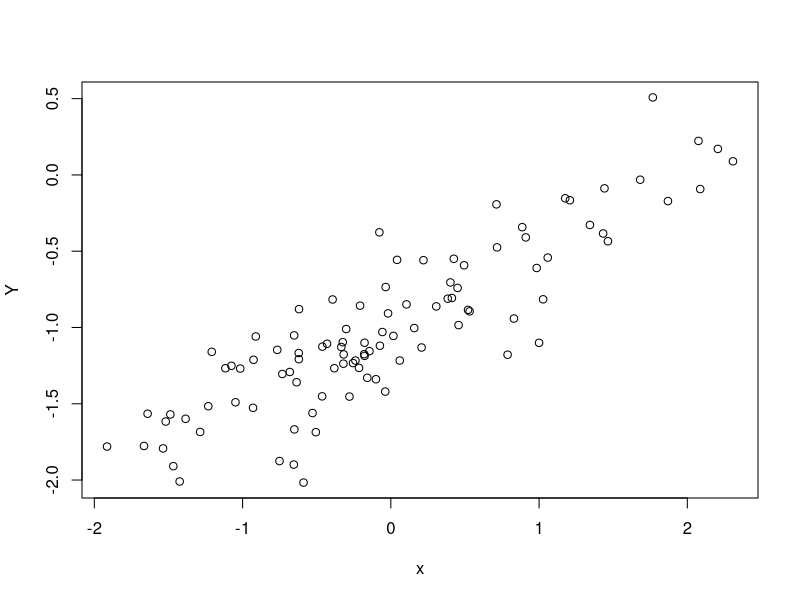
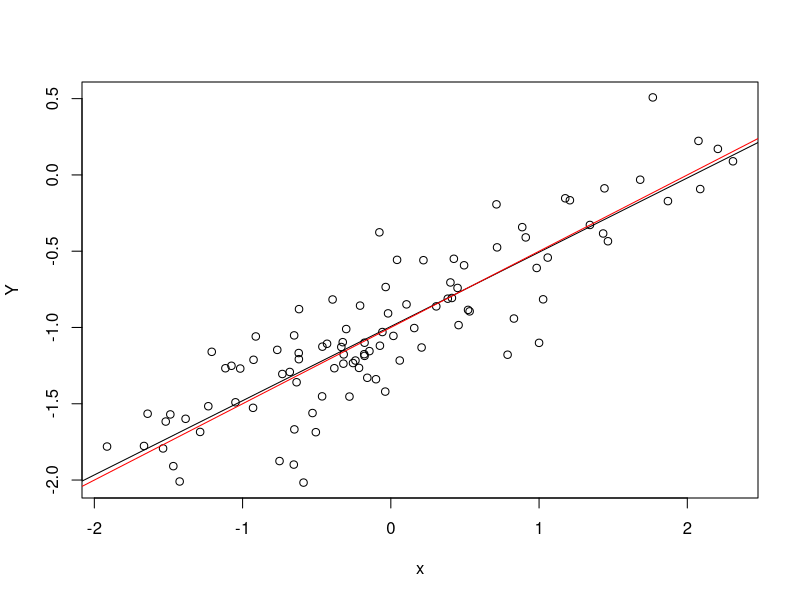
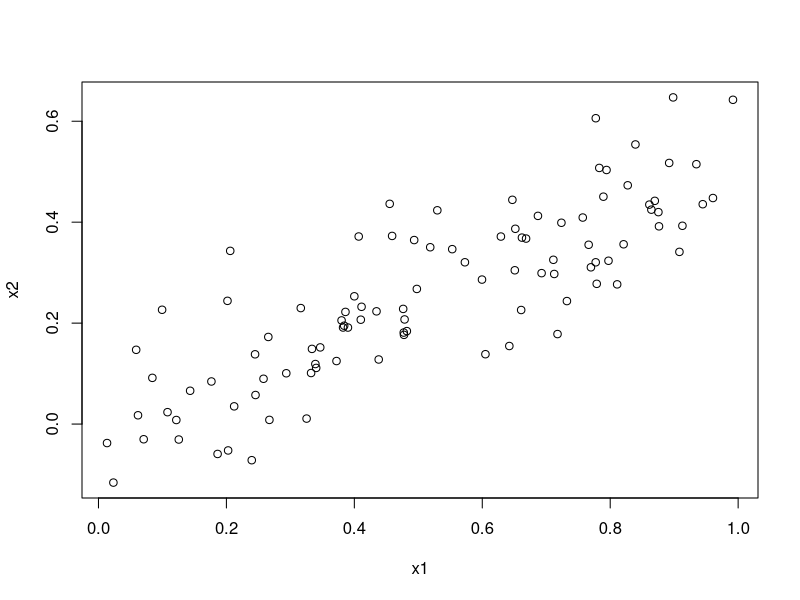
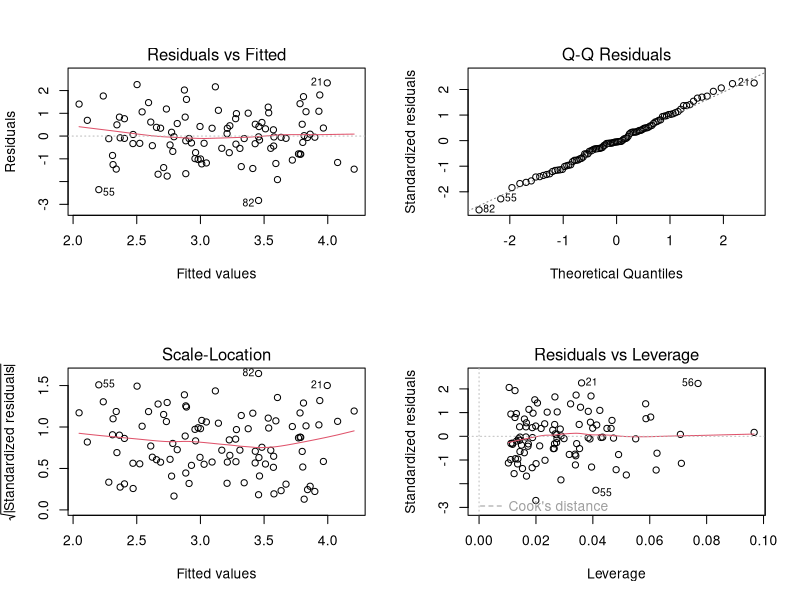

Write the R code that produced these figures, in order. (Note: this script raises an error after producing the figures.)
set.seed(1)
x=1:100
y=x[order(rnorm(100))]
lm1=lm(x~y+0)
lm2=lm(y~x+0)
summary(lm1)
summary(lm2)
x=rnorm(100)
eps= rnorm(100,sd=0.25)
Y= -1+0.5*x+eps
length(Y)
#B0=-1, B1=0.5, length=100
plot(x,Y)
#Positive, linear relationship with a lot of noise, 
summary(lm(Y~x))
#B0=-0.993 B1=0.487
xy=data.frame(x,Y)
attach(xy)
plot(x,Y)
abline(lm(Y~x))
abline(a=-1,b=0.5, col='red')
summary(lm(Y~x+I(x^2)))
#There is no evidence adding a quadratic term would improve the fit. The extra term is not statistically significant. However the adjusted R-squared value improved so maybe the second model was a better fit, however it is a very small improvement. 
eps= rnorm(100,sd=0.1)
Y= -1+0.5*x+eps
summary(lm(Y~x))
confint(lm(Y~x))
#Improved R squared, not surprising given that there is less noise in the data.
eps= rnorm(100,sd=0.5)
Y= -1+0.5*x+eps
summary(lm(Y~x))
confint(lm(Y~x))
#With more noise in the data, the R squared value for the model has decreased. Furthermore, the confidence intervals have increased, showing the model is less certain in predicitng the coefficients. 
set.seed (1)
x1 = runif (100)
x2 = 0.5 * x1 + rnorm (100) / 10
y = 2 + 2 * x1 + 0.3 * x2 + rnorm (100)
plot(x1,x2)
#There is a weak positive relationship between x1 and x2 suggesting their is some collinearlity in the variables
lm3=lm(y~x1+x2)
summary(lm3)
#B0=2.13, B1=1.44, B2=1
#Collinearality increases the uncertainity when estimating the coefficients. This increases the standard error for the coefficients, and can lead to us incorrectly identifying a non zero coefficient.
#As the p value for x2 is quite high we would normally reject it. However as we saw earlier, the collinearality between the 2 variables can lead to an inflated t statistic, so it is more likely we would misidentify that coefficent as zero.
summary(lm(y~x1))
#B0=2.11, B1=1.98
summary(lm(y~x2))
#B0=2.39, B1=2.90
#Both x1 and x2 are indeed non-zero coefficients.
x1 = c(x1 , 0.1)
x2 = c(x2 , 0.8)
y =c(y, 6)
#For the models with the new data points added:
#Model 1: B0=2.22, B1=0.53, B2=2.51
#Model 2: B0=2.25, B1=1.76
#Model 3: B0=2.34, B1=3.12
#The new data point changes the significant variables, with x2 being the significant variable in this case. The coefficients for each model have changed suggesting the extra point had a fairly high leverage.
par(mfrow=c(2,2))
plot(lm3)
#Looking at the residuals vs leverage plot, the point we added (101) is an influential one as it has a high leverage as well as being an outlier (large standardized residuals)
?Boston
#Creating a for loop that will fit a simple regression model for each predictor
R2
slope=c()
P=c()
for (i in 1:12){
  R2[i]=summary(lm(crim~Boston[,i+1],data=Boston))$r.squared 
  P[i] =summary(lm(crim ~ Boston[,i+1],data=Boston))$coefficients[2, 4]
  slope[i] =summary(lm(crim ~ Boston[,i+1], data=Boston))$coefficients[2, 1]
}
Bos= subset(Boston, select=-(crim))
crime_preds = data.frame(varname = names(Bos), 
                          R2 = round(R2, 5), 
                          P = round(P,5), 
                          slope = round(slope, 5))
View(crime_preds)
#All variables apart from chas appear to be significant 
summary(lm(crim~.,data=Boston))
#For the second model with all the varaibles, there are a lot less variables that appear to have a non zero coefficient.
x=summary(lm(crim~.,data=Boston))$coefficients[2:13,1]
multiple= data.frame(predictor=names(Bos),Estimate=x, slope=round(slope,4))
View(multiple)
plot(multiple$Estimate,multiple$slope,col=factor(multiple$predictor))
#The majority of the coefficients seem to lie close to each other, with the univariate regression coefficients being similar to the multivariate regression coefficients, except for nox predictor which had quite a large discrepancy between the two.